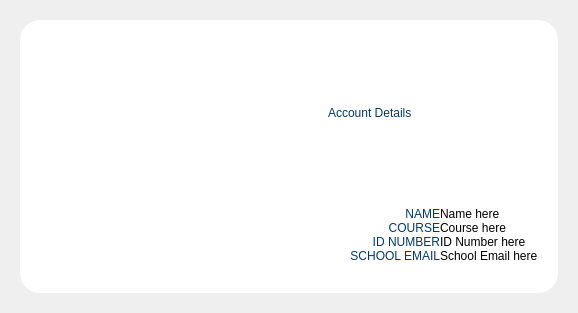
         <widget class="QWidget" name="account_page">
          <layout class="QHBoxLayout" name="horizontalLayout_31">
           <property name="leftMargin">
            <number>20</number>
           </property>
           <property name="topMargin">
            <number>20</number>
           </property>
           <property name="rightMargin">
            <number>20</number>
           </property>
           <property name="bottomMargin">
            <number>20</number>
           </property>
           <item>
            <widget class="QFrame" name="frame_76">
             <property name="styleSheet">
              <string notr="true">background-color: rgb(255, 255, 255);
border-radius: 20px;</string>
             </property>
             <property name="frameShape">
              <enum>QFrame::StyledPanel</enum>
             </property>
             <property name="frameShadow">
              <enum>QFrame::Raised</enum>
             </property>
             <layout class="QVBoxLayout" name="verticalLayout_13">
              <property name="spacing">
               <number>10</number>
              </property>
              <property name="leftMargin">
               <number>20</number>
              </property>
              <property name="rightMargin">
               <number>20</number>
              </property>
              <property name="bottomMargin">
               <number>30</number>
              </property>
              <item>
               <widget class="QFrame" name="frame_77">
                <property name="maximumSize">
                 <size>
                  <width>16777215</width>
                  <height>175</height>
                 </size>
                </property>
                <property name="frameShape">
                 <enum>QFrame::NoFrame</enum>
                </property>
                <property name="frameShadow">
                 <enum>QFrame::Plain</enum>
                </property>
                <layout class="QHBoxLayout" name="horizontalLayout_32">
                 <item>
                  <widget class="QFrame" name="frame_79">
                   <property name="frameShape">
                    <enum>QFrame::NoFrame</enum>
                   </property>
                   <property name="frameShadow">
                    <enum>QFrame::Plain</enum>
                   </property>
                  </widget>
                 </item>
                 <item>
                  <widget class="QLabel" name="label_11">
                   <property name="minimumSize">
                    <size>
                     <width>150</width>
                     <height>150</height>
                    </size>
                   </property>
                   <property name="maximumSize">
                    <size>
                     <width>150</width>
                     <height>150</height>
                    </size>
                   </property>
                   <property name="text">
                    <string/>
                   </property>
                   <property name="pixmap">
                    <pixmap>icons/PicsArt_04-13-11.17.06.png</pixmap>
                   </property>
                   <property name="scaledContents">
                    <bool>true</bool>
                   </property>
                  </widget>
                 </item>
                 <item>
                  <widget class="QFrame" name="frame_78">
                   <property name="frameShape">
                    <enum>QFrame::StyledPanel</enum>
                   </property>
                   <property name="frameShadow">
                    <enum>QFrame::Raised</enum>
                   </property>
                   <layout class="QVBoxLayout" name="verticalLayout_14">
                    <item>
                     <widget class="QLabel" name="label_13">
                      <property name="styleSheet">
                       <string notr="true">color: rgb(0, 58, 108);
font: 60pt &quot;Segoe UI&quot;;</string>
                      </property>
                      <property name="text">
                       <string>  Account Details</string>
                      </property>
                     </widget>
                    </item>
                   </layout>
                  </widget>
                 </item>
                 <item>
                  <widget class="QFrame" name="frame_81">
                   <property name="frameShape">
                    <enum>QFrame::NoFrame</enum>
                   </property>
                   <property name="frameShadow">
                    <enum>QFrame::Plain</enum>
                   </property>
                  </widget>
                 </item>
                </layout>
               </widget>
              </item>
              <item>
               <widget class="QFrame" name="frame_80">
                <property name="styleSheet">
                 <string notr="true"/>
                </property>
                <property name="frameShape">
                 <enum>QFrame::NoFrame</enum>
                </property>
                <property name="frameShadow">
                 <enum>QFrame::Plain</enum>
                </property>
                <layout class="QHBoxLayout" name="horizontalLayout_33">
                 <property name="spacing">
                  <number>0</number>
                 </property>
                 <property name="leftMargin">
                  <number>0</number>
                 </property>
                 <property name="topMargin">
                  <number>0</number>
                 </property>
                 <property name="rightMargin">
                  <number>0</number>
                 </property>
                 <property name="bottomMargin">
                  <number>0</number>
                 </property>
                 <item>
                  <widget class="QFrame" name="frame_82">
                   <property name="minimumSize">
                    <size>
                     <width>400</width>
                     <height>0</height>
                    </size>
                   </property>
                   <property name="maximumSize">
                    <size>
                     <width>600</width>
                     <height>16777215</height>
                    </size>
                   </property>
                   <property name="frameShape">
                    <enum>QFrame::NoFrame</enum>
                   </property>
                   <property name="frameShadow">
                    <enum>QFrame::Plain</enum>
                   </property>
                   <layout class="QVBoxLayout" name="verticalLayout_15">
                    <property name="spacing">
                     <number>0</number>
                    </property>
                    <property name="leftMargin">
                     <number>0</number>
                    </property>
                    <property name="topMargin">
                     <number>0</number>
                    </property>
                    <property name="rightMargin">
                     <number>0</number>
                    </property>
                    <property name="bottomMargin">
                     <number>0</number>
                    </property>
                    <item>
                     <widget class="QLabel" name="label_14">
                      <property name="styleSheet">
                       <string notr="true">font: 14pt &quot;Segoe UI&quot;;
color: rgb(0, 58, 108);</string>
                      </property>
                      <property name="text">
                       <string>NAME</string>
                      </property>
                      <property name="alignment">
                       <set>Qt::AlignRight|Qt::AlignTrailing|Qt::AlignVCenter</set>
                      </property>
                     </widget>
                    </item>
                    <item>
                     <widget class="QLabel" name="label_15">
                      <property name="styleSheet">
                       <string notr="true">font: 14pt &quot;Segoe UI&quot;;
color: rgb(0, 58, 108);</string>
                      </property>
                      <property name="text">
                       <string>COURSE</string>
                      </property>
                      <property name="alignment">
                       <set>Qt::AlignRight|Qt::AlignTrailing|Qt::AlignVCenter</set>
                      </property>
                     </widget>
                    </item>
                    <item>
                     <widget class="QLabel" name="label_16">
                      <property name="styleSheet">
                       <string notr="true">font: 14pt &quot;Segoe UI&quot;;
color: rgb(0, 58, 108);</string>
                      </property>
                      <property name="text">
                       <string>ID NUMBER</string>
                      </property>
                      <property name="alignment">
                       <set>Qt::AlignRight|Qt::AlignTrailing|Qt::AlignVCenter</set>
                      </property>
                     </widget>
                    </item>
                    <item>
                     <widget class="QLabel" name="label_20">
                      <property name="styleSheet">
                       <string notr="true">font: 14pt &quot;Segoe UI&quot;;
color: rgb(0, 58, 108);</string>
                      </property>
                      <property name="text">
                       <string>SCHOOL EMAIL</string>
                      </property>
                      <property name="alignment">
                       <set>Qt::AlignRight|Qt::AlignTrailing|Qt::AlignVCenter</set>
                      </property>
                     </widget>
                    </item>
                    <item>
                     <widget class="QFrame" name="frame_85">
                      <property name="frameShape">
                       <enum>QFrame::NoFrame</enum>
                      </property>
                      <property name="frameShadow">
                       <enum>QFrame::Plain</enum>
                      </property>
                     </widget>
                    </item>
                   </layout>
                  </widget>
                 </item>
                 <item>
                  <widget class="QFrame" name="frame_84">
                   <property name="maximumSize">
                    <size>
                     <width>25</width>
                     <height>16777215</height>
                    </size>
                   </property>
                   <property name="frameShape">
                    <enum>QFrame::NoFrame</enum>
                   </property>
                   <property name="frameShadow">
                    <enum>QFrame::Plain</enum>
                   </property>
                  </widget>
                 </item>
                 <item>
                  <widget class="QFrame" name="frame_83">
                   <property name="styleSheet">
                    <string notr="true"/>
                   </property>
                   <property name="frameShape">
                    <enum>QFrame::NoFrame</enum>
                   </property>
                   <property name="frameShadow">
                    <enum>QFrame::Plain</enum>
                   </property>
                   <layout class="QVBoxLayout" name="verticalLayout_16">
                    <property name="spacing">
                     <number>0</number>
                    </property>
                    <property name="leftMargin">
                     <number>0</number>
                    </property>
                    <property name="topMargin">
                     <number>0</number>
                    </property>
                    <property name="rightMargin">
                     <number>0</number>
                    </property>
                    <property name="bottomMargin">
                     <number>0</number>
                    </property>
                    <item>
                     <widget class="QLabel" name="label_21">
                      <property name="styleSheet">
                       <string notr="true">font: 11pt &quot;Segoe UI&quot;;</string>
                      </property>
                      <property name="text">
                       <string>Name here</string>
                      </property>
                     </widget>
                    </item>
                    <item>
                     <widget class="QLabel" name="label_22">
                      <property name="styleSheet">
                       <string notr="true">font: 11pt &quot;Segoe UI&quot;;</string>
                      </property>
                      <property name="text">
                       <string>Course here</string>
                      </property>
                     </widget>
                    </item>
                    <item>
                     <widget class="QLabel" name="label_23">
                      <property name="styleSheet">
                       <string notr="true">font: 11pt &quot;Segoe UI&quot;;</string>
                      </property>
                      <property name="text">
                       <string>ID Number here</string>
                      </property>
                     </widget>
                    </item>
                    <item>
                     <widget class="QLabel" name="label_24">
                      <property name="styleSheet">
                       <string notr="true">font: 11pt &quot;Segoe UI&quot;;</string>
                      </property>
                      <property name="text">
                       <string>School Email here</string>
                      </property>
                     </widget>
                    </item>
                    <item>
                     <widget class="QFrame" name="frame_86">
                      <property name="frameShape">
                       <enum>QFrame::NoFrame</enum>
                      </property>
                      <property name="frameShadow">
                       <enum>QFrame::Plain</enum>
                      </property>
                     </widget>
                    </item>
                   </layout>
                  </widget>
                 </item>
                </layout>
               </widget>
              </item>
             </layout>
            </widget>
           </item>
          </layout>
         </widget>
